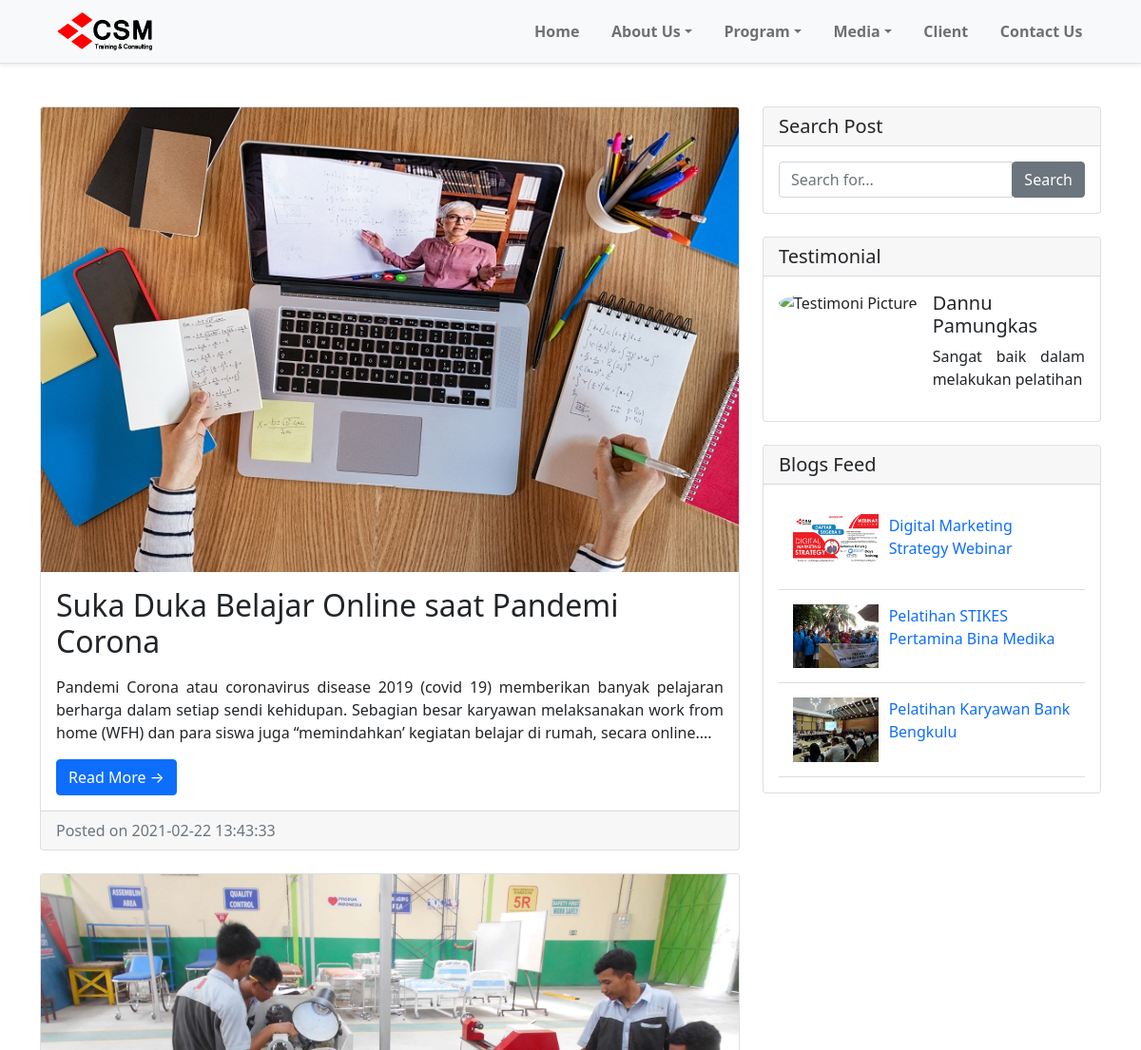
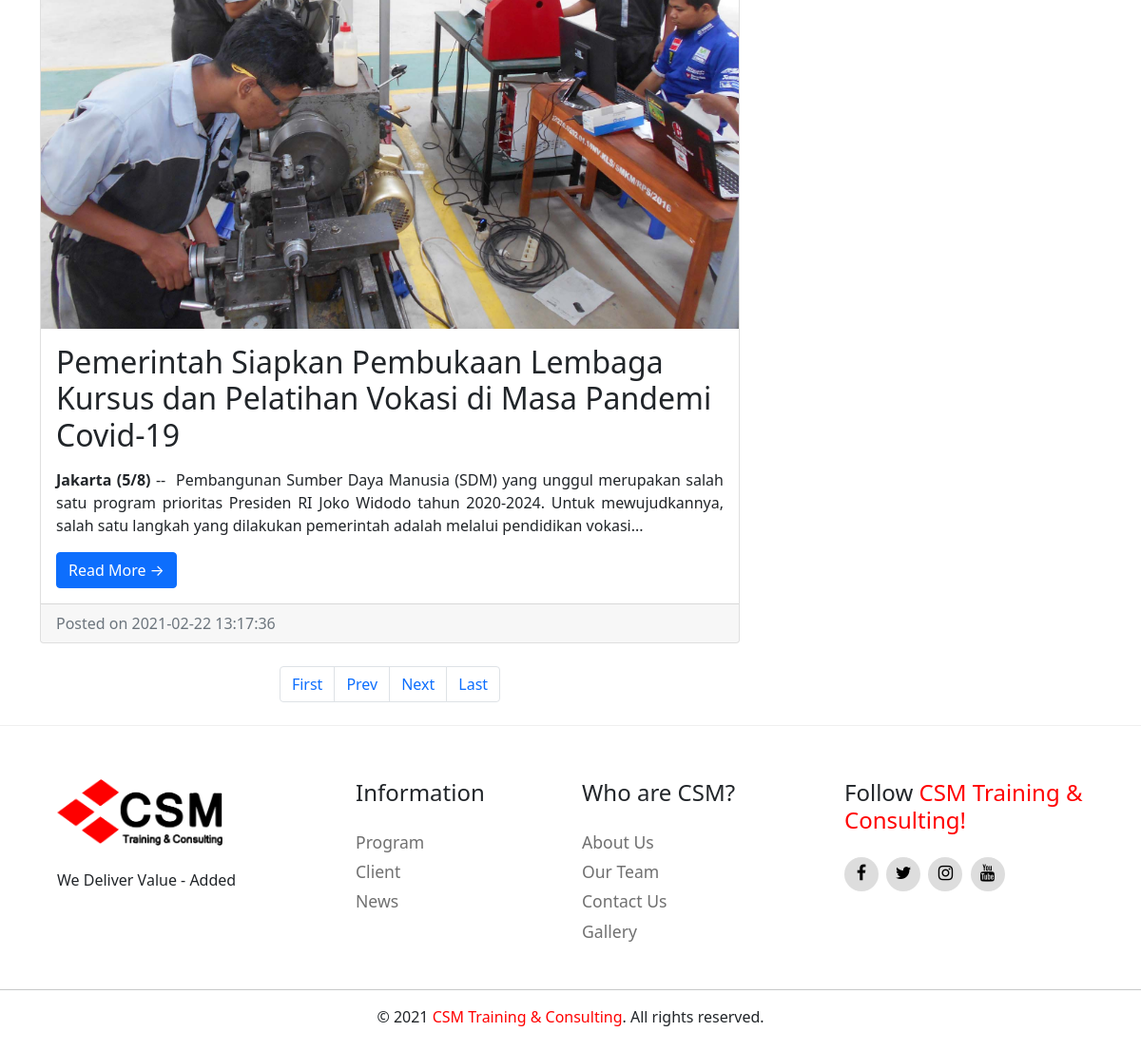
Page /news.php?pageno=3 on the committed database (2 pictures, top to bottom).
### tables this page shows
CREATE TABLE `post` (
  `id` int(11) NOT NULL,
  `admin` varchar(255) NOT NULL,
  `category` varchar(255) NOT NULL,
  `title` longtext NOT NULL,
  `description` longtext NOT NULL,
  `PostingDate` timestamp NOT NULL DEFAULT current_timestamp(),
  `UpdateDate` timestamp NULL DEFAULT NULL ON UPDATE current_timestamp(),
  `Is_Active` int(1) DEFAULT NULL,
  `url` mediumtext NOT NULL,
  `image` varchar(255) DEFAULT NULL
);

### news.php (the view, shortened to what this page needs)
<?php
include_once("assets/includes/function.php");
?>
<!DOCTYPE html>
<html lang="en">
    <head>
        <link rel="stylesheet" href="../assets/css/style.css">
        <link href="https://cdnjs.cloudflare.com/ajax/libs/font-awesome/4.7.0/css/font-awesome.min.css" rel="stylesheet">
        <link href="https://cdn.jsdelivr.net/npm/bootstrap@5.0.0-beta1/dist/css/bootstrap.min.css" rel="stylesheet">
        <link rel="stylesheet" href="../assets/lib/owlcarousel/owl.carousel.min.css">
    </head>
    <body>
        <?php include("assets/includes/header.php"); ?>
        <section>
            <div class="container">
                <div class="row" style="margin-top: 4%">
                    <div class="col-md-8">
                    <?php
                            if (isset($_GET['pageno'])) {
                                $pageno = $_GET['pageno'];
                            } else {
                                $pageno = 1;
                            }
                            $no_of_records_per_page = 3;
                            $offset = ($pageno-1) * $no_of_records_per_page;
                            $total_pages_sql = "SELECT COUNT(*) FROM post";
                            $result = mysqli_query($kon,$total_pages_sql);
                            $total_rows = mysqli_fetch_array($result)[0];
                            $total_pages = ceil($total_rows/$no_of_records_per_page);
                            $query=mysqli_query($kon,"SELECT post.id AS pid, post.title AS posttitle, post.image, LEFT(post.description, 300) AS postdetails, post.PostingDate AS postingdate, post.url AS url FROM post WHERE post.Is_Active=1 AND category='News' ORDER BY post.id DESC LIMIT $offset, $no_of_records_per_page");
                            while ($rowpost=mysqli_fetch_array($query)) {
                                $url_link = $rowpost['url'].".html";
                        ?>
                    <div class="card mb-4">
                        <img class="card-img-top" src="../assets/post-img/<?php echo htmlentities($rowpost['image']);?>" alt="<?php echo htmlentities($row['posttitle']);?>">
                            <div class="card-body">
                                <h2 class="card-title"><?php echo htmlentities($rowpost['posttitle']);?></h2>
                                <p class="card-text"><?php echo $rowpost['postdetails'];?>...</p>
                                <a href="<?php echo $url_link;?>" class="btn btn-primary">Read More &rarr;</a>
                            </div>
                            <div class="card-footer text-muted">
                                Posted on <?php echo htmlentities($rowpost['postingdate']);?>
                            </div>
                        </div>
                    <?php } ?>
                    <ul class="pagination justify-content-center mb-4">
                        <li class="page-item"><a href="?pageno=1"  class="page-link">First</a></li>
                        <li class="<?php if($pageno <= 1){ echo 'disabled'; } ?> page-item">
                            <a href="<?php if($pageno <= 1){ echo '#'; } else { echo "?pageno=".($pageno - 1); } ?>" class="page-link">Prev</a>
                        </li>
                        <li class="<?php if($pageno >= $total_pages){ echo 'disabled'; } ?> page-item">
                            <a href="<?php if($pageno >= $total_pages){ echo '#'; } else { echo "?pageno=".($pageno + 1); } ?>" class="page-link">Next</a>
                        </li>
                        <li class="page-item"><a href="?pageno=<?php echo $total_pages; ?>" class="page-link">Last</a></li>
                    </ul>
                </div>
                <div class="col-md-4">
                            <div class="card mb-4">
                                <h5 class="card-header">Search Post</h5>
                                <div class="card-body">
                                    <form name="search" action="search?search=<?php echo $_GET['search'];?>" method="GET">
                                        <div class="input-group">
                                            <input type="text" name="search" class="form-control" placeholder="Search for..." required>
                                            <span class="input-group-btn">
                                                <button class="btn btn-secondary" type="submit">Search</button>
                                            </span>
                                        </div>
                                    </form>
                                </div>
                            </div>
                            <div class="card my-4">
                                <h5 class="card-header">Testimonial</h5>
                                <div class="card-body">
                                    <div class="testi">
                                        <img class="d-flex me-3 rounded-circle" src="https://news.mineversal.com/images/usericon.png" alt="Testimoni Picture">
                                        <div class="testi-body" style="text-align: justify;">
                                            <h5 class="mt-0">Dannu Pamungkas <?php  ?></h5>
                                            <p>Sangat baik dalam melakukan pelatihan <?php  ?></p>
                                        </div>
                                    </div>
                                </div>
                            </div>
                            <div class="card mb-4">
                                <h5 class="card-header">Blogs Feed</h5>
                                <div class="card-body">
                                    <?php $query=mysqli_query($kon,"SELECT post.title AS posttitle, post.image, post.url FROM post WHERE category='Blog' AND Is_Active=1 ORDER BY post.id DESC LIMIT 8");
                                    while ($row_post=mysqli_fetch_array($query)) {
                                    $url_link = $row_post['url'].".html";
                                    ?>
                                    <div class="recent-single-post">
                                        <div class="feed-img">
                                            <a href="<?php echo $url_link;?>">
                                                <img class="img-feed" src="assets/post-img/<?php echo htmlentities($row_post['image']);?>" alt="">
                                            </a>
                                        </div>
                                        <div class="pst-content">
                                            <p><a href="<?php echo $url_link;?>"><?php echo htmlentities($row_post['posttitle']);?></a></p>
                                        </div>
                                    </div>
                                    <?php } ?>
                                </div>
                            </div>
                        </div>
            </div>
        </section>
        <?php include("assets/includes/footer.php"); ?>
    </body>
</html>

### assets/css/style.css (style rules this page uses)
html, body { scroll-behavior: smooth; }
.testi { display: -ms-flexbox; display: flex; -ms-flex-align: start; align-items: flex-start; }
.testi-body { -ms-flex: 1; flex: 1; }
.recent-single-post { border-bottom: 1px solid #ddd; display: block; overflow: hidden; padding: 15px 10px; }
.feed-img { display: inline-block; float: left; padding: 0 5px; width: 35%; }
.img-feed { max-width: 90px; }
.pst-content { display: inline-block; float: left; width: 65%; }
.pst-content p a { text-decoration: none; }

### rows in the picture
post: image (picture), title "Suka Duka Belajar Online saat Pandemi Corona", postdetails "Pandemi Corona atau coronavirus disease 2019 (covid 19) memberikan banyak pelajaran berharga dalam setiap sendi kehidupan. Sebagian besar karyawan melaksanakan work from home (WFH) dan para siswa juga “memindahkan’ kegiatan belajar di rumah, secara online.", PostingDate "2021-02-22 13:43:33"
post: image (picture), title "Pemerintah Siapkan Pembukaan Lembaga Kursus dan Pelatihan Vokasi di Masa Pandemi Covid-19", postdetails "Jakarta (5/8) -- Pembangunan Sumber Daya Manusia (SDM) yang unggul merupakan salah satu program prioritas Presiden RI Joko Widodo tahun 2020-2024. Untuk mewujudkannya, salah satu langkah yang dilakukan pemerintah adalah melalui pendidikan vokasi", PostingDate "2021-02-22 13:17:36"
post: image (picture), title "Digital Marketing Strategy Webinar"
post: image (picture), title "Pelatihan STIKES Pertamina Bina Medika"
post: image (picture), title "Pelatihan Karyawan Bank Bengkulu"
